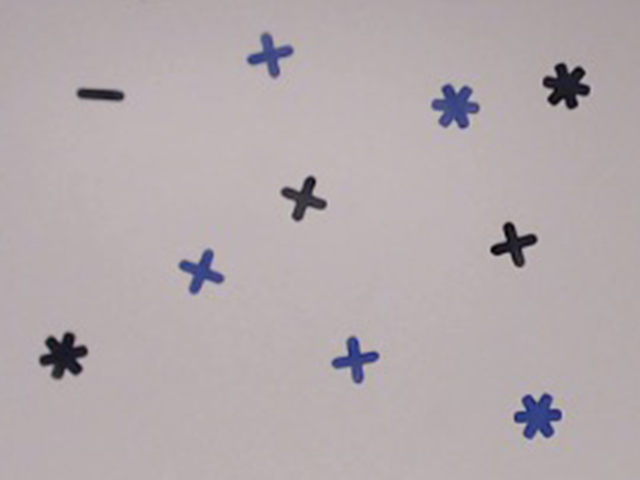
#> input picture data/lab-01-data/arena-shapes-01.png, 640 x 480 px; its folder holds only this picture in this run
$ jupyter execute --allow-errors lab_01_segmentation.ipynb   (shell and % lines are left out)
#> lines starting #> are read from the running program, lines starting #| are printed output that depends on the picture; after the words box and inside, x2 and y2 are one past the last pixel; in counts of white or black regions, pixels touching at a corner belong together
# [IAPR 2020:][iapr2020] Lab 1 ‒  Image segmentation

**Author:** Gabriel Tornare, Kilian Meier, Jérôme Savary
**Due date:** 26.03.2020

[iapr2018]: https://github.com/LTS5/iapr-2020

## Extract relevant data
We first need to extract the `lab-01-data.tar.gz` archive.
To this end, we use the [tarfile] module from the Python standard library.

[tarfile]: https://docs.python.org/3.6/library/tarfile.html

[cell 1]
import tarfile
import os

data_base_path = os.path.join(os.pardir, 'data')
data_folder = 'lab-01-data'
tar_path = os.path.join(data_base_path, data_folder + '.tar.gz')
#> (the rest of this cell did not finish here and is left out)

## Part 1: Brain segmentation

Your goal: compute the size of the brain (in pixels) in a 2D image of a human head taken by Magnetic Resonance Imaging (MRI).
* Try as many methods as you can, the more the better.
* At least region growing and contour detection.

### 1.1 Brain image visualization

[cell 2]
import skimage.io
import matplotlib.pyplot as plt

# Load image
data_path = os.path.join(data_base_path, data_folder)
#> (the rest of this cell did not finish here and is left out)

### 1.2 Region growing
#### Algorithm
The process can be described by the following steps:
1. Denoise the image using a median filter
2. Create a marker image with one region for the background and one for the brain
3. Grow the regions from the markers using the watershed algorithm on the original image
4. Count the number of pixels labeled as "brain"
5. Display the results

#### Discussion
This method leads to interesting results despite the fact that some regions which are behind the eyes are also considered as brain. Morevover the interstitial space between brain and skull tends to be considered as brain as well since the watersheding will stop against the skull.
Another big drawback of this method is the dependence on the initial brain marker. Which, when modified, can lead to very different segmentations.

[cell 3]
import numpy as np
import matplotlib.pyplot as plt
from skimage.morphology import disk
from skimage.segmentation import watershed
from skimage.draw import rectangle
from skimage.draw import circle
from skimage.filters import rank

labelBrain = 1
#> labelBrain = 1
labelBackground = 2

# denoise image
#> (the rest of this cell did not finish here and is left out)

### 1.3 Contour detection (gradient)
#### Algorithm
The process can be described by the following steps:
1. Denoise the image using a median filter
2. Create a marker image with one region for the background and one for the brain
3. Compute the local gradient of the image
4. Grow the regions from the markers using the watershed algorithm on the local gradient image
5. Count the number of pixels labeled as "brain"
6. Display the results

#### Discussion
This method leads to interesting results despite the fact that some regions which are behind the eyes are also considered as brain and some regions close to the nose that should be are not. Morevover, as for region growing, the interstitial space between brain and skull tends to be considered as brain as well since gradient does result in wide edges.
However this method is much more robust to the definition of the initial brain marker.

[cell 4]
import matplotlib.pyplot as plt

from skimage.morphology import disk
from skimage.segmentation import watershed
from skimage import filters
from skimage.draw import rectangle
from skimage.draw import circle

labelBrain = 1
labelBackground = 2

# denoise image
#> (the rest of this cell did not finish here and is left out)

### 1.3 bis Contour detection (sobel)
#### Algorithm
The process can be described by the following steps:
1. Denoise the image using a median filter
2. Create a marker image with one region for the background and one for the brain
3. Detect edges using a Sobel filter
4. Grow the regions from the markers using the watershed algorithm on the detected edges
5. Count the number of pixels labeled as "brain"
6. Display the results

#### Discussion
This method leads to very similar results as the gradient contour detection. The main difference is that the edges are smoother with the sobel contour detection.

[cell 5]
import matplotlib.pyplot as plt

from skimage.morphology import disk
from skimage.morphology import closing
from skimage.segmentation import watershed
from skimage import filters
from skimage.draw import rectangle
from skimage.draw import circle

labelBrain = 1
labelBackground = 2

# denoise image
#> (the rest of this cell did not finish here and is left out)

### 1.4 Thresholding
#### Algorithm
The process can be described by the following steps:
1. Compute the image histogram
2. Define thresholds for the brain pixels (here done empirically)
3. Mask out pixels outside of this interval
4. Perform opening and a closing
5. Count the number of pixels labeled as "brain"
6. Display the results

#### Discussion
This method leads to the least precise results. This is mainly due to skull and brain pixels being very close in color. Moreover the opening and closing do not preserve the edges, and the size of the structural element has a big impact on the final brain size, which make them very arbitrary.

[cell 6]
import numpy as np
from skimage.morphology import closing
from skimage.morphology import opening
from skimage.morphology import rectangle

nb_bins = 256

# Display histogram
plt.figure(figsize=(6, 4))
#> (the rest of this cell did not finish here and is left out)

### 1.4 bis thresholding (bis)
#### Algorithm
The process can be described by the following steps:
1. Apply a filter to segregate the pixels whose values are between two threshold values
2. Delete all segregated areas whose size is under a determined theshold ("open the image")
3. Close the image using area closing to delete the black areas inside the brain shape which are smaller than an arbitrary threshold
4. Count the number of pixels labeled as "brain"
5. Display the results

#### Discussion
This method leads to interesting results since only the brain's area contains more pixels than the given threshold (here 300). Step one of the algorithm allows to separate the brain from all other white areas of the skull and skin, and we can justify the thresholds by being the gray range at which the brain emits when visualised by MRI. The output is relatively clean and precise.

[cell 7]
import numpy as np
import sys

# Load image
data_path = os.path.join(data_base_path, data_folder)
#> (the rest of this cell did not finish here and is left out)

## Part 2: Shape/color segmentation

You will find hereafter three pictures taken under three different illuminations, containing some shapes with different colors. We ask you to create a routine to:

1. Count the number of shapes of each color.
2. Compute the total area (in pixels) of each color.

Please note that one specific challenge is to be robust to illumination changes. Therefore some kind of intensity normalization should probably be used.

**Note:** the routine(s) that you will write for this exercise will be useful for the final project as well, so pay special attention to it.

### 2.1 Visualization

[cell 8]
# Load images
im_names = ['arena-shapes-01', 'arena-shapes-02', 'arena-shapes-03']
#> im_names = ['arena-shapes-01', 'arena-shapes-02', 'arena-shapes-03']
filenames = [os.path.join(data_path, name) + '.png' for name in im_names]
ic = skimage.io.imread_collection(filenames)
#> ic = 1 item
images = skimage.io.concatenate_images(ic)
print('Number of images: ', images.shape[0])
#| Number of images:  1
print('Image size: {}, {} '.format(images.shape[1], images.shape[2]))
#| Image size: 480, 640
print('Number of color channels: ', images.shape[-1])
#| Number of color channels:  3

[cell 9]
# Plot images
fig, axes = plt.subplots(1, 3, figsize=(12, 12))
for ax, im, nm in zip(axes.ravel(), images, im_names):
    ax.imshow(im)
    ax.axis('off')
    ax.set_title(nm)
#> this loop made 1 pass
#> nm on pass 1: 'arena-shapes-01'
plt.show()

### 2.2 Number of shapes of each color
#### Algorithm
The process can be described by the following steps:
1. Convert image to gray scale
2. Denoise the image using a median filter
3. Find background by thresholding and use remaining pixels as markers
4. Perform watersheding on sobel edges of original image
5. Computing mean color and size of each object
6. Compute separation threshold
7. Classify objects and compute number of object and area per class
8. Display the results

#### Discussion
This approach leads to good results : all the objects are correctly classified and well delimited. However it relies on several assumption. First, the background threshold definition relies on the fact that the background is dominant in the image (taking the mean of the image), this is ok while the objects are sparse in the image and the background is homogeneous. This could be solved by using other background removal approach, here an active contour might be an interesting solution. Second, the classification between objects relies on the fact that there are around the same number of objects in each class (mean of the mean color), this can be solved by using other classification approaches such as k-means for example.
This approach uses only grayscale images, but one could maybe benefit from the color information to create a more robust algorithm, maybe changing color space and using one of those dimensions could be interesting.
Finally, one could question the use of the watersheding since the markers computed are already pretty good object segmentations, but watersheding adds probably some robustness and could lead to better edges depending on the contrast of the original image.

[cell 10]
import matplotlib.pyplot as plt

from skimage.morphology import disk
from skimage.segmentation import watershed
from skimage.draw import rectangle
from skimage.draw import circle
from skimage.measure import label
from skimage.color import rgb2gray
from skimage.morphology import erosion


#> (the rest of this cell did not finish here and is left out)

### 2.2 (bis) Number of shapes of each color
#### Algorithm
Note : The beginning is the same as the previous algorithm. What changes is once we have our objects, we cluster them using Kmeans.
The process can be described by the following steps:
1. Convert image to gray scale
2. Denoise the image using a median filter
3. Find background by thresholding and use remaining pixels as markers
4. Perform watersheding on sobel edges of original image (to get the different objects)
5. Computing mean color of each object
6. Clustering the objects using Kmeans.
7. Display the results

#### Discussion
This approach leads to good results : all the objects are correctly classified and well delimited. However it relies on several assumptions. For the first part, they are the same as previously mentionned (as it finds the objects as the previous algorithm). For the second part, we only used the mean color of each object, which might not be enough in certain cases. One could correct this problem by giving more features for the clustering (mean color for Red, Green and Blue for instance). If the number of features is getting to big, one could also use dimension reduction techniques such as PCA. In conclusion, this second part is more robust than the previous algorithm and could further be enhanced by adding more features and dimension reduction techniques.

[cell 11]
from sklearn.cluster import KMeans
from sklearn.decomposition import PCA
from skimage.util import img_as_ubyte

for im in images: #for each image
    # convert to grayscale
    im_gray = rgb2gray(im)
    # denoise image

    denoised = rank.median(img_as_ubyte(im_gray), disk(1))

    # define markers for wateshed
    # one small rectagle to define background
    # and markers where there is no background
    # background is defined as an interval around the mean color of the image
    markers = np.zeros_like(im_gray)
    thresh = np.average(im_gray)
    interval = 0.1
    markers[im_gray<thresh-interval] = 1
    markers[im_gray>thresh+interval] = 1
    rr, cc = rectangle((0,0), extent=(20,20), shape=markers.shape)
    markers[rr,cc] = 1
    markers = label(markers)

    # sobel edges
    edge_sobel = filters.sobel(denoised)

    # perform the watershed
    labels = watershed(edge_sobel, markers)

    # perform clustering
    nb_obj = np.max(labels)-1
    X = np.zeros( (nb_obj, 1))
    for i in np.arange(nb_obj):  #Compute the mean color in each object, this feature is enough to cluster our objects !
        X[i] = np.mean(im[labels==i+2]) #Note : labels[i,j]=1 means background, so the first object is at labels[i,j]=2

    kmeans = KMeans(n_clusters = 2, init = 'k-means++', max_iter = 600, n_init = 10, random_state =0)
    pred_y = kmeans.fit_predict(X)
    pred_y+=1 #to not have the 0 label (the prediction is therefore 1 or 2)

    cluster_labels = np.zeros(labels.shape)
    for i in np.arange(nb_obj):
        cluster_labels[labels==i+2] = pred_y[i]

    # display results
    fig, axes = plt.subplots(nrows=1, ncols=3, figsize=(16, 8),sharex=True, sharey=True)
    ax = axes.ravel()

    ax[0].imshow(im)
    ax[0].set_title("Original")

    ax[1].imshow(labels, cmap=plt.cm.nipy_spectral, alpha=1)
    ax[1].set_title("Labels")

    ax[2].imshow(cluster_labels, cmap=plt.cm.nipy_spectral, alpha=1)
    ax[2].set_title("Clusters")

    print("Nbr of black objects {} total area {}, nbr of blue objects {} total area {}".format(
          np.sum(cluster_labels==1),np.sum(pred_y==1),np.sum(cluster_labels==2),np.sum(pred_y==2)))

    for a in ax:
        a.axis('off')

    fig.tight_layout()
    plt.show()
#> this loop made 1 pass
#> (thresh, interval, nb_obj, pred_y) on pass 1: (0.677, 0.1, 10, [2, 1, 2, 1, 1, 1, 2, 1, 2, 2])
#> (printed output is left out)
#> pass 1, `edge_sobel = filters.sobel(denoised)`:
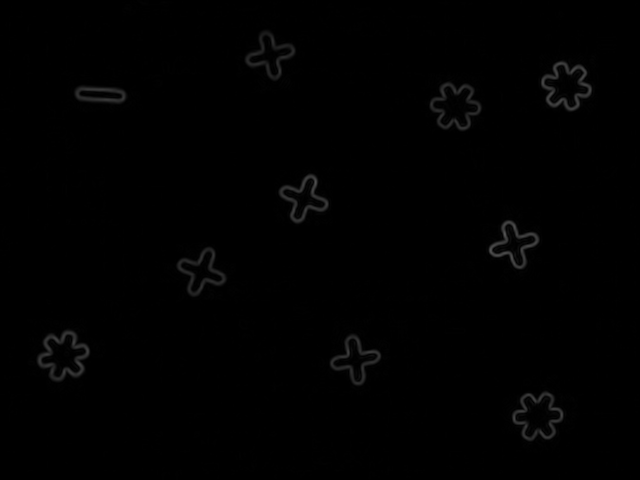
#> edge_sobel: shape (480, 640) float64; min 0, max 0.33, mean 0.00582
#> pass 1, `labels = watershed(edge_sobel, markers)`:
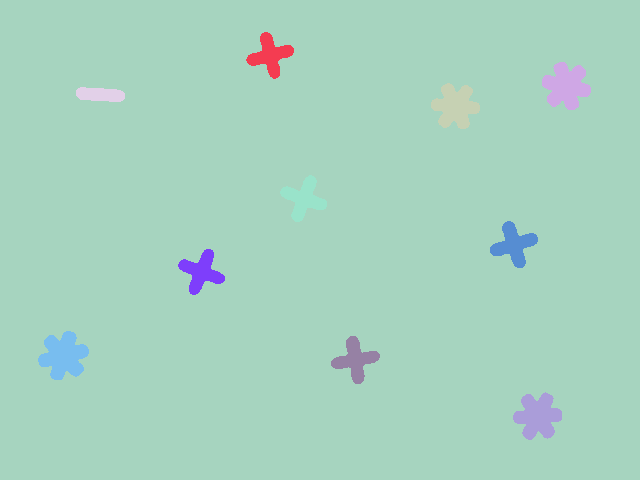
#> labels: shape (480, 640) int64; 11 distinct labels, from 1 to 11; one colour per label, 0 black
#> pass 1, `plt.show()`:
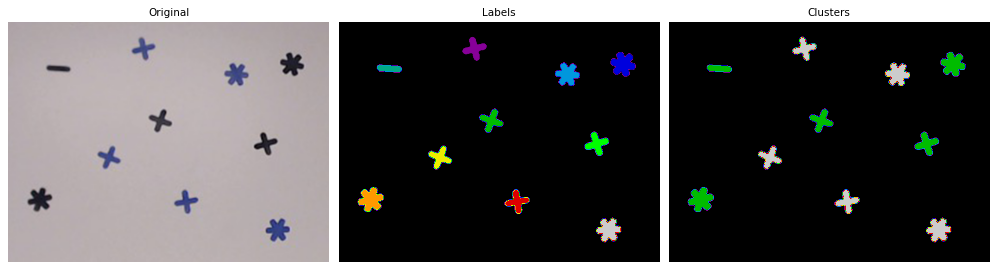
#> figure drawn by matplotlib, 3 panels
#> after the loop:
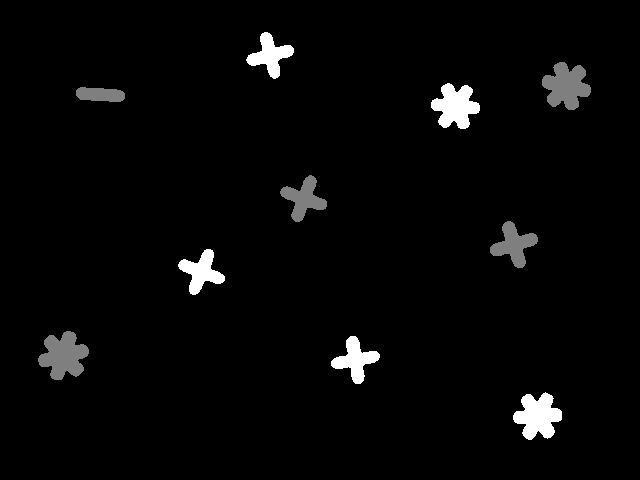
#> cluster_labels: shape (480, 640) float64; min 0, max 2, mean 0.0565; drawn with min black and max white
#> after the loop:
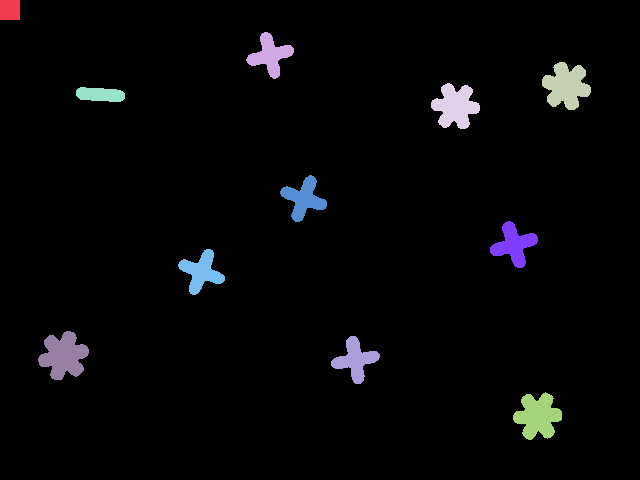
#> markers: shape (480, 640) int64; 12 distinct labels, from 0 to 11; one colour per label, 0 black

### 2.2 (bis,bis) Greyscale thresholding method
#### Algorithm
1. Convert image to gray scale
2. Denoise the image using a median filter
3. Compute threshold to differentiate objects from the background
4. Obtain binary image to segregate the background from the objects
5. Compute multi-Otsu thresholding method to try to differentiate directly the three colours (background, dark objects, light objects)
6. Plot results

#### Discussion
This experimentation is a failure, from which we learned a lesson. Directly segmenting images by thresholding in grayscale on an relatively uneven background is unefficient, since the background shares enough grey values with the objects so that the thresholding methods merge either parts of the background with the objects or parts of the objects (or even entire objects) with the background. We could either manually set the thresholds by looking at the histograms (not efficient when analysing thousands of images & we can still get errors) or implement three multi-Otsu thresholdings on 3 separate RGB histograms.

[cell 12]
import matplotlib.pyplot as plt

from skimage.morphology import disk
from skimage.segmentation import watershed
from skimage.draw import rectangle
from skimage.draw import circle
from skimage.measure import label

from skimage.color import rgb2gray

from skimage.morphology import erosion

from skimage.filters import threshold_multiotsu
from skimage.filters import threshold_mean

# Load images
im_names = ['arena-shapes-01', 'arena-shapes-02', 'arena-shapes-03']
filenames = [os.path.join(data_path, name) + '.png' for name in im_names]
ic = skimage.io.imread_collection(filenames)
images = skimage.io.concatenate_images(ic)

for im in images :
    # convert to grayscale
    im_gray = rgb2gray(im)

    # denoise image
    denoise_rad = 1
    denoised = rank.median(im_gray, disk(denoise_rad))


    background_thresh = threshold_mean(denoised)
    bin_im = denoised<=background_thresh
    #labels_bin = label(bin_im)

    # Applying multi-Otsu threshold for the default value, generating
    # three classes.
    thresholds = threshold_multiotsu(denoised)

    print('Binary threshold method outputs followint threshold:', background_thresh)
    print('Multi-Otsu threshold method outputs following thresholds:',thresholds)

    # Using the threshold values, we generate the three regions.
    regions = np.digitize(denoised, bins=thresholds)

    fig, ax = plt.subplots(nrows=1, ncols=5, figsize=(20, 3.5))

    # Plotting the original image.
    ax[0].imshow(im, cmap='gray')
    ax[0].set_title('Original')
    ax[0].axis('off')

    # Plotting the histogram and the threshold obtained from
    # threshold_mean method
    ax[1].hist(im.ravel(), bins=255)
    ax[1].set_title('Histogram')
    ax[1].axvline(background_thresh, color='r')

    # Plotting the binary (threshold_mean) result.
    ax[2].imshow(bin_im, cmap='Accent')
    ax[2].set_title('Unlabelled binary image')
    ax[2].axis('off')

    # Plotting the histogram and the two thresholds obtained from
    # multi-Otsu.
    ax[3].hist(im.ravel(), bins=255)
    ax[3].set_title('Histogram')
    for thresh in thresholds:
        ax[3].axvline(thresh, color='r')

    # Plotting the Multi Otsu result.
    ax[4].imshow(regions, cmap='Accent')
    ax[4].set_title('Unlabelled multi-Otsu result')
    ax[4].axis('off')

    plt.subplots_adjust()

    plt.show()
#> this loop made 1 pass
#> (denoise_rad, background_thresh, thresholds) on pass 1: (1, 172.6, [60, 130])
#> (printed output is left out)
#> pass 1, `bin_im = denoised<=background_thresh`:
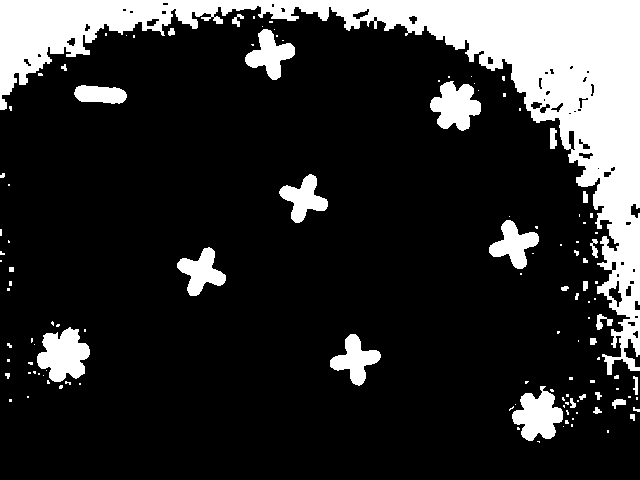
#> bin_im: shape (480, 640) bool; 18.2% white; 121 white regions (87 under 20 px), largest, box (x1, y1, x2, y2) and area: (0, 0, 640, 375) 42004, (37, 327, 90, 382) 1916, (512, 386, 563, 441) 1694
#> pass 1, `regions = np.digitize(denoised, bins=thresholds)`:
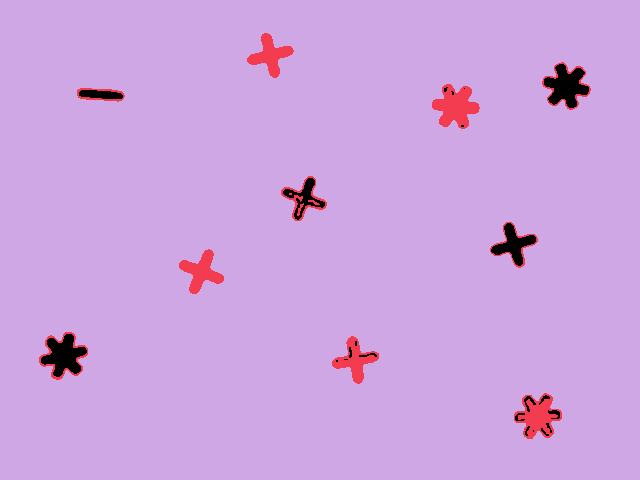
#> regions: shape (480, 640) int64; 3 distinct labels, from 0 to 2; one colour per label, 0 black
#> pass 1, `plt.show()`:
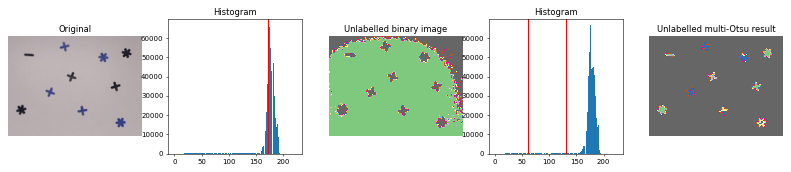
#> figure drawn by matplotlib, 5 panels; panel 2: tallest bar 66628 high, from x = 175.7 to 176.6; panel 4: tallest bar 66628 high, from x = 175.7 to 176.6
